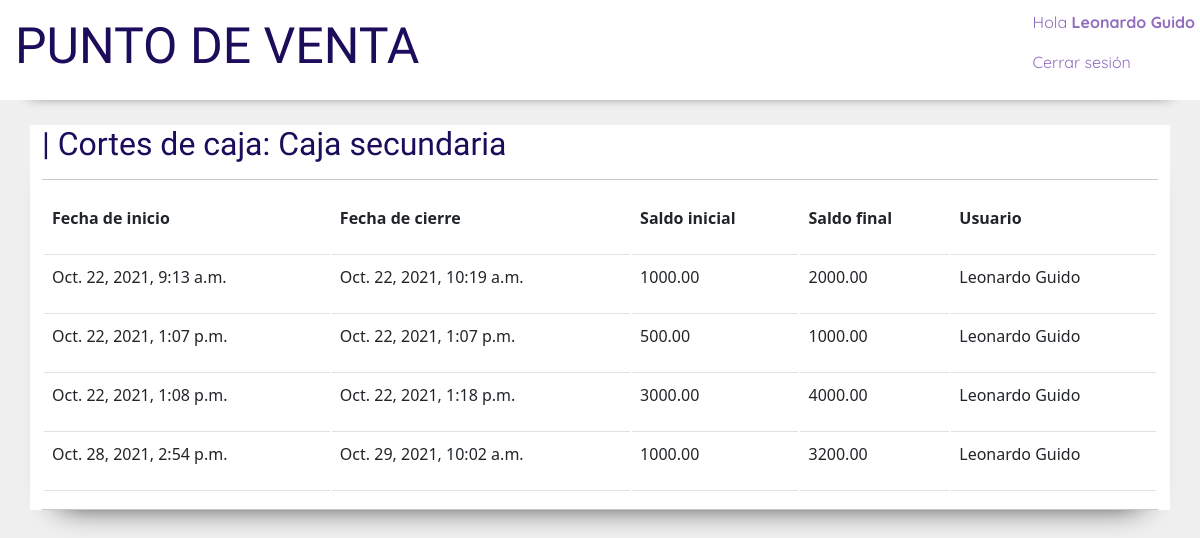
Screenshot of /cajas/usar/3/historial/ (signed in) with the database file from the repository.
### manage_models/models.py (models this page shows, shortened)
class Caja(models.Model):
    clave = models.CharField(max_length=3)
    nombre = models.CharField(max_length=50)
    estado = models.CharField(choices=ESTADO, max_length=1 , default='C')

class CorteCaja(models.Model):
    caja = models.ForeignKey(Caja, blank=True, null=True , on_delete=models.CASCADE)
    fecha_inicio = models.DateTimeField()
    fecha_cierre = models.DateTimeField(null=True, blank=True, auto_now_add=False, auto_now=False)
    saldo_inicial = models.DecimalField(max_digits=6, decimal_places=2)
    saldo_final = models.DecimalField(max_digits=6, decimal_places=2 , null=True, blank=True)
    usuario = models.ForeignKey(Usuario, on_delete=models.RESTRICT)

class Usuario(models.Model):
    usuario = models.OneToOneField(User, on_delete=models.CASCADE , related_name='details')
    telefono = models.CharField(max_length=10)
    tipo_usuario = models.CharField(choices=TIPOS_USUARIO, max_length=1)

### ventas/views.py (the view)
# urls.py: path('cajas/usar/<int:pk>/historial/' , views.cortes_lista, name='cortes_lista'),
@login_required
def cortes_lista(request , pk):
    caja = get_object_or_404(Caja, pk=pk)
    cortes = CorteCaja.objects.filter(caja=caja)
    return render(request, 'ventas/cortes_lista.html', {'cortes':cortes , 'caja_actual':caja})

### manage_models/templates/ventas/cortes_lista.html
{% extends 'home/base.html' %}
{% block content %}
<div class="usuarios_maincontainer container">
    <h2 class="usuarios_titulo">| Cortes de caja: {{caja_actual.nombre}}</h2>
    <hr>
    <table class="table table-hover tabla">
        <thead>
            <tr>
                <th>
                    <p class="usuarios_espaciado"><strong>Fecha de inicio</strong></p>
                </th>
                <th>
                    <p class="usuarios_espaciado"><strong>Fecha de cierre</strong></p>
                </th>
                <th>
                    <p class="usuarios_espaciado"><strong>Saldo inicial</strong></p>
                </th>
                <th>
                    <p class="usuarios_espaciado"><strong>Saldo final</strong></p>
                </th>
                <th>
                    <p class="usuarios_espaciado"><strong>Usuario</strong></p>
                </th>
            </tr>
        </thead>
        <tbody id="tabla_cortes">
            {% for corte in cortes %}
            <tr>
                <td>
                    <p class="usuarios_tablecontent usuarios_espaciado">{{corte.fecha_inicio}}</p>
                </td>
                <td>
                    <p class="usuarios_tablecontent usuarios_espaciado">{{corte.fecha_cierre}}</p>
                </td>
                <td>
                    <p class="usuarios_tablecontent usuarios_espaciado">{{corte.saldo_inicial}}</p>
                </td>
                <td>
                    <p class="usuarios_tablecontent usuarios_espaciado">{{corte.saldo_final}}</p>
                </td>
                <td>
                    <p class="usuarios_tablecontent usuarios_espaciado">{{corte.usuario.usuario.get_full_name}}</p>
                </td>
            {%endfor%}
        </tbody>
    </table>
    <hr>
</div>
{% endblock %}

### manage_models/templates/home/base.html (shortened to what this page needs)
{% load static %}
<!DOCTYPE html>
<html lang="en">
<head>
    <link href="https://cdn.jsdelivr.net/npm/bootstrap@5.1.3/dist/css/bootstrap.min.css" rel="stylesheet">
    <link rel="stylesheet" href="https://cdn.jsdelivr.net/npm/bootstrap-icons@1.6.0/font/bootstrap-icons.css">
    <link rel="stylesheet" href="{% static 'css/base1.css' %}">
</head>
<body>
    <header>
        <h1><a href="{% url 'home' %}" class="titulo"> Punto de venta </a></h1>
        <div class="usuario">
            <p class="saludo">Hola <strong>{{ user.get_full_name }}</strong></p>
            <p><a href="{% url 'logout' %}" class=logout>Cerrar sesión</a></p>
        </div>
    </header>
    {% block content %}
    {% endblock %}
</body>
</html>

### manage_models/static/css/base1.css (style rules this page uses)
:root { --fondo : #f0f0f0; --fuente-grande: 'Inconsolata', monospace;; --fuente-pequena: 'Quicksand', sans-serif; --color1: #1C0C5B; --color2: #3D2C8D; --color3: #916BBF; --color4: #C996CC; }
body { margin: 0; background-color: var(--fondo); }
header { margin: 0; padding: 10px 0; -webkit-box-shadow: 0px 23px 10px -30px #000000; box-shadow: 0px 23px 15px -30px #000000; display: flex; justify-content: space-between; align-items: center; background-color: white; }
.titulo { margin: 0 15px; font-family: var(--fuente-grande); color: var(--color1); font-size: 50px; cursor: pointer; text-transform: uppercase; text-decoration: none; }
.usuario { margin: 0 5px; }
.logout { font-family: var(--fuente-pequena); color: var(--color3); text-decoration: none; }
.saludo { font-family: var(--fuente-pequena); color: var(--color3); }
.usuarios_titulo { font-family: var(--fuente-grande); color: var(--color1); }
.usuarios_maincontainer { background-color: white; margin-top: 25px; -webkit-box-shadow: 0px 23px 10px -30px #000000; box-shadow: 0px 23px 30px -30px #000000; }
.tabla { border-collapse: separate; }

### rows the page displays
Caja: nombre "Caja secundaria"
CorteCaja: fecha_inicio "Oct. 22, 2021, 9:13 a.m.", fecha_cierre "Oct. 22, 2021, 10:19 a.m.", saldo_inicial "1000.00", saldo_final "2000.00", usuario.usuario.get_full_name "Leonardo Guido"
CorteCaja: fecha_inicio "Oct. 22, 2021, 1:07 p.m.", fecha_cierre "Oct. 22, 2021, 1:07 p.m.", saldo_inicial "500.00", saldo_final "1000.00", usuario.usuario.get_full_name "Leonardo Guido"
CorteCaja: fecha_inicio "Oct. 22, 2021, 1:08 p.m.", fecha_cierre "Oct. 22, 2021, 1:18 p.m.", saldo_inicial "3000.00", saldo_final "4000.00", usuario.usuario.get_full_name "Leonardo Guido"
CorteCaja: fecha_inicio "Oct. 28, 2021, 2:54 p.m.", fecha_cierre "Oct. 29, 2021, 10:02 a.m.", saldo_inicial "1000.00", saldo_final "3200.00", usuario.usuario.get_full_name "Leonardo Guido"

### other values shown
{{ user.get_full_name }} "Leonardo Guido"
